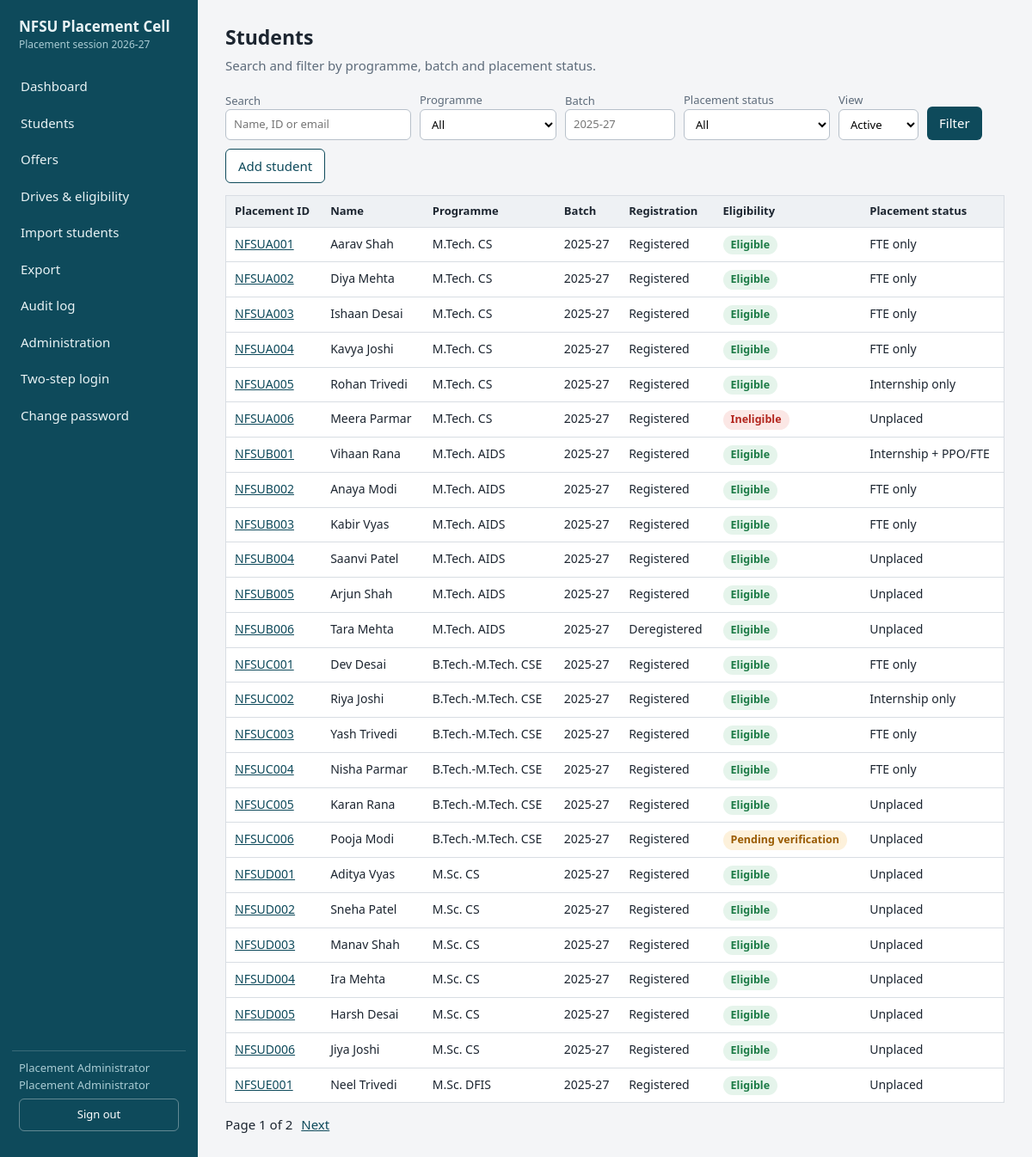
The app's page /students/ (signed in) with its own data.
### core/models.py (models this page shows, shortened)
class User(AbstractUser):
    class Role(models.TextChoices):
        ADMIN = "ADMIN", "Placement Administrator"
        OFFICER = "OFFICER", "Placement Officer"
        COORDINATOR = "COORDINATOR", "Course Coordinator"
        RECRUITER = "RECRUITER", "Company / Recruiter"
        STUDENT = "STUDENT", "Student (read-only)"
    role = models.CharField(max_length=20, choices=Role.choices, default=Role.STUDENT)
    course = models.CharField(max_length=20, choices=COURSES, blank=True,
                              help_text="Coordinators: the one course they may see.")
    company = models.ForeignKey(Company, null=True, blank=True, on_delete=models.SET_NULL,
                                help_text="Recruiters: the one company they may see.")
    student = models.OneToOneField(Student, null=True, blank=True, on_delete=models.SET_NULL,
                                   related_name="login", help_text="Students: their own record.")
    totp_secret = models.CharField(max_length=64, blank=True)
    mfa_enabled = models.BooleanField(default=False)

class Student(models.Model):
    class Registration(models.TextChoices):
        REGISTERED = "REGISTERED", "Registered"
        DEREGISTERED = "DEREGISTERED", "Deregistered"
        NOT_REGISTERED = "NOT_REGISTERED", "Not registered"
    class Eligibility(models.TextChoices):
        ELIGIBLE = "ELIGIBLE", "Eligible"
        INELIGIBLE = "INELIGIBLE", "Ineligible"
        PENDING = "PENDING", "Pending verification"
    placement_id = models.CharField(
        max_length=20, unique=True,
        validators=[RegexValidator(r"^[A-Z0-9\-]{4,20}$", "4-20 chars: capital letters, digits, hyphen.")])
    name = models.CharField(
        max_length=100,
        validators=[RegexValidator(r"^[A-Za-z][A-Za-z .'\-]{1,99}$", "Letters, spaces, . ' - only.")])
    mobile = EncryptedTextField(
        validators=[RegexValidator(r"^[6-9]\d{9}$", "Enter a valid 10-digit Indian mobile number.")])
    email = models.EmailField()
    course = models.CharField(max_length=20, choices=COURSES)
    batch = models.CharField(max_length=9, validators=[RegexValidator(r"^\d{4}-\d{2}$", "Format: 2025-27")])
    registration_status = models.CharField(max_length=20, choices=Registration.choices,
                                           default=Registration.NOT_REGISTERED)
    eligibility_status = models.CharField(max_length=20, choices=Eligibility.choices,
                                          default=Eligibility.PENDING)
    remarks = models.CharField(max_length=500, blank=True)
    is_archived = models.BooleanField(default=False)
    created_at = models.DateTimeField(auto_now_add=True)
    updated_at = models.DateTimeField(auto_now=True)
    AUDIT_FIELDS = ["placement_id", "name", "mobile", "email", "course", "batch",
                    "registration_status", "eligibility_status", "remarks", "is_archived"]
    class Meta:
        ordering = ["placement_id"]
    def active_offers(self):
        return [o for o in self.offers.all() if o.is_active]
    @property
    def placement_status(self):
        types = {o.offer_type for o in self.active_offers()}
        if not types:
            return "Unplaced"
        if "IF" in types or {"I", "F"} <= types:
            return "Internship + PPO/FTE"
        return "Internship only" if types == {"I"} else "FTE only"
    @property
    def course_label(self):
        return COURSE_LABEL.get(self.course, self.course)

class Offer(models.Model):
    class Type(models.TextChoices):
        I = "I", "Internship only (I)"
        F = "F", "FTE only (F)"
        IF = "IF", "Internship + PPO/FTE (I+F)"
    class Acceptance(models.TextChoices):
        PENDING = "PENDING", "Pending"
        ACCEPTED = "ACCEPTED", "Accepted"
        DECLINED = "DECLINED", "Declined"
        EXPIRED = "EXPIRED", "Expired"
    class Joining(models.TextChoices):
        PENDING = "PENDING", "Pending"
        JOINED = "JOINED", "Joined"
        NOT_JOINED = "NOT_JOINED", "Not joined"
    class PPO(models.TextChoices):
        NA = "NA", "Not applicable"
        PENDING = "PENDING", "Pending"
        OFFERED = "OFFERED", "Offered"
        ACCEPTED = "ACCEPTED", "Accepted"
        DECLINED = "DECLINED", "Declined"
    class NOC(models.TextChoices):
        NA = "NA", "Not applicable"
        PENDING = "PENDING", "Pending"
        ISSUED = "ISSUED", "Issued"
        DENIED = "DENIED", "Denied"
    student = models.ForeignKey(Student, on_delete=models.PROTECT, related_name="offers")
    company = models.ForeignKey(Company, on_delete=models.PROTECT, related_name="offers")
    drive = models.ForeignKey(Drive, null=True, blank=True, on_delete=models.SET_NULL, related_name="offers")
    offer_type = models.CharField(max_length=2, choices=Type.choices)
    category = models.CharField(max_length=2, choices=CATEGORIES)
    ctc_lpa = models.DecimalField("FTE CTC (LPA)", max_digits=6, decimal_places=2, null=True, blank=True,
                                  validators=[MinValueValidator(Decimal("0.1")), MaxValueValidator(Decimal("500"))])
    stipend_amount = models.DecimalField("Internship stipend (INR)", max_digits=9, decimal_places=2,
                                         null=True, blank=True, validators=[MinValueValidator(Decimal("0"))])
    stipend_period = models.CharField(max_length=10, blank=True,
                                      choices=[("MONTHLY", "Per month"), ("TOTAL", "Total / one-time")])
    offered_at = models.DateTimeField(default=timezone.now)
    acceptance_deadline = models.DateTimeField(null=True, blank=True)
    acceptance_status = models.CharField(max_length=10, choices=Acceptance.choices, default=Acceptance.PENDING)
    joining_status = models.CharField(max_length=12, choices=Joining.choices, default=Joining.PENDING)
    ppo_status = models.CharField(max_length=10, choices=PPO.choices, default=PPO.NA)
    off_campus = models.BooleanField(default=False)
    noc_status = models.CharField(max_length=10, choices=NOC.choices, default=NOC.NA)
    needs_review = models.BooleanField(default=False)
    policy_outcome = models.CharField(max_length=10, blank=True)
    policy_reasons = models.TextField(blank=True)
    override_reason = models.CharField(max_length=300, blank=True)
    remarks = models.CharField(max_length=500, blank=True)
    created_by = models.ForeignKey(User, null=True, on_delete=models.SET_NULL, related_name="+")
    created_at = models.DateTimeField(auto_now_add=True)
    updated_at = models.DateTimeField(auto_now=True)
    AUDIT_FIELDS = ["student", "company", "offer_type", "category", "ctc_lpa", "stipend_amount",
                    "stipend_period", "acceptance_status", "joining_status", "ppo_status", "off_campus",
                    "noc_status", "needs_review", "policy_outcome", "override_reason", "remarks"]
    class Meta:
        ordering = ["-offered_at", "-id"]
    @property
    def is_active(self):
        return self.acceptance_status in (self.Acceptance.PENDING, self.Acceptance.ACCEPTED)

### core/views.py (the view)
# urls.py: path("students/", views.student_list, name="student_list"),
@role_required(R.ADMIN, R.OFFICER, R.COORDINATOR)
def student_list(request):
    qs = students_for(request.user).prefetch_related(
        Prefetch("offers", queryset=Offer.objects.select_related("company")))
    q = request.GET.get("q", "").strip()[:80]
    course = request.GET.get("course", "")
    batch = request.GET.get("batch", "").strip()[:9]
    status = request.GET.get("status", "")
    archived = request.GET.get("archived") == "1"
    if q:
        qs = qs.filter(Q(name__icontains=q) | Q(placement_id__icontains=q) | Q(email__icontains=q))
    if course in COURSE_LABEL:
        qs = qs.filter(course=course)
    if batch:
        qs = qs.filter(batch=batch)
    qs = qs.filter(is_archived=archived)
    rows = list(qs)
    if status in ("Unplaced", "Internship only", "FTE only", "Internship + PPO/FTE"):
        rows = [s for s in rows if s.placement_status == status]
    page = Paginator(rows, 25).get_page(request.GET.get("page"))
    return render(request, "student_list.html", {
        "page": page, "qs": _qs(request), "q": q, "course": course, "batch": batch, "status": status, "archived": archived,
        "courses": COURSES, "show_contact": can_see_contact(request.user),
        "statuses": ["Unplaced", "Internship only", "FTE only", "Internship + PPO/FTE"]})

### core/permissions.py (called while the page is built, shortened)
def role_required(*roles):
    def deco(view):
        @wraps(view)
        @login_required
        def wrapper(request, *args, **kwargs):
            if request.user.role not in roles:
                audit.log(request.user, "ACCESS_DENIED", request=request,
                          note="%s %s" % (request.method, request.path))
                return render(request, "403.html", status=403)
            return view(request, *args, **kwargs)
        return wrapper
    return deco

def students_for(user):
    qs = Student.objects.all()
    if user.role in (R.ADMIN, R.OFFICER):
        return qs

def can_see_contact(user):
    return user.role in (R.ADMIN, R.OFFICER, R.STUDENT)  # students: their own (scoped) record only

### core/security.py (called while the page is built)
def _fernet():
    raw = settings.FIELD_ENCRYPTION_KEY or settings.SECRET_KEY
    key = base64.urlsafe_b64encode(hashlib.sha256(raw.encode()).digest())
    return Fernet(key)

    def from_db_value(self, value, expression, connection):
        if not value:
            return value
        try:
            return _fernet().decrypt(value.encode()).decode()
        except InvalidToken:
            return "[decryption-error]"

    def __call__(self, request):
        response = self.get_response(request)
        if not request.path.startswith("/admin-console/"):
            response.setdefault("Content-Security-Policy", self.CSP)
        response.setdefault("Permissions-Policy", "camera=(), microphone=(), geolocation=()")
        response.setdefault("Cross-Origin-Opener-Policy", "same-origin")
        if request.user.is_authenticated:
            response["Cache-Control"] = "no-store"  # never cache personal data
        return response

### core/views.py (called while the page is built)
def _qs(request):
    q = request.GET.copy()
    q.pop("page", None)
    return q.urlencode()

### templates/student_list.html
{% extends "base.html" %}{% block title %}Students{% endblock %}
{% block content %}
<h1>Students{% if archived %} (archived){% endif %}</h1><p class="sub">Search and filter by programme, batch and placement status.</p>
<form method="get" class="filters">
<label>Search<input name="q" value="{{ q }}" maxlength="80" placeholder="Name, ID or email"></label>
<label>Programme<select name="course"><option value="">All</option>{% for c, l in courses %}<option value="{{ c }}" {% if c == course %}selected{% endif %}>{{ l }}</option>{% endfor %}</select></label>
<label>Batch<input name="batch" value="{{ batch }}" maxlength="9" placeholder="2025-27" size="9"></label>
<label>Placement status<select name="status"><option value="">All</option>{% for s in statuses %}<option {% if s == status %}selected{% endif %}>{{ s }}</option>{% endfor %}</select></label>
<label>View<select name="archived"><option value="0">Active</option><option value="1" {% if archived %}selected{% endif %}>Archived</option></select></label>
<button type="submit">Filter</button>
{% if user.role == "ADMIN" or user.role == "OFFICER" %}<a class="btn alt" href="{% url 'student_create' %}">Add student</a>{% endif %}
</form>
<div class="wrap"><table><thead><tr><th>Placement ID</th><th>Name</th><th>Programme</th><th>Batch</th><th>Registration</th><th>Eligibility</th><th>Placement status</th></tr></thead><tbody>
{% for s in page %}<tr><td><a href="{% url 'student_detail' s.pk %}">{{ s.placement_id }}</a></td><td>{{ s.name }}</td><td>{{ s.course_label }}</td><td>{{ s.batch }}</td><td>{{ s.get_registration_status_display }}</td>
<td><span class="chip {% if s.eligibility_status == 'ELIGIBLE' %}ok{% elif s.eligibility_status == 'INELIGIBLE' %}bad{% else %}warn{% endif %}">{{ s.get_eligibility_status_display }}</span></td><td>{{ s.placement_status }}</td></tr>
{% empty %}<tr><td colspan="7">No students match.</td></tr>{% endfor %}</tbody></table></div>
{% include "_pager.html" %}{% endblock %}

### templates/base.html (shortened to what this page needs)
{% load static %}<!doctype html>
<html lang="en"><head><meta charset="utf-8"><meta name="viewport" content="width=device-width,initial-scale=1">
<link rel="stylesheet" href="{% static 'style.css' %}"></head>
<body>
{% if user.is_authenticated %}
<div class="shell">
<nav class="side" aria-label="Main">
  <div class="brand">NFSU Placement Cell<small>Placement session 2026-27</small></div>
  {% if user.role == "ADMIN" or user.role == "OFFICER" or user.role == "COORDINATOR" %}
    <a href="{% url 'dashboard' %}">Dashboard</a>
    <a href="{% url 'student_list' %}">Students</a>
    <a href="{% url 'offer_list' %}">Offers</a>
    <a href="{% url 'drive_list' %}">Drives &amp; eligibility</a>
  {% endif %}
  {% if user.role == "ADMIN" or user.role == "OFFICER" %}
    <a href="{% url 'student_import' %}">Import students</a>
    <a href="{% url 'export' %}">Export</a>
  {% endif %}
  {% if user.role == "ADMIN" %}
    <a href="{% url 'audit_list' %}">Audit log</a>
    <a href="/admin-console/">Administration</a>
  {% endif %}
  <a href="{% url 'security_settings' %}">Two-step login</a>
  <a href="{% url 'password_change' %}">Change password</a>
  <div class="who">{{ user.get_full_name|default:user.username }}<br>{{ user.get_role_display }}
    <form method="post" action="{% url 'logout' %}">{% csrf_token %}<button type="submit">Sign out</button></form></div>
</nav>
<main class="main">
{% else %}<main class="login">{% endif %}
{% block content %}{% endblock %}
</main>
{% if user.is_authenticated %}</div>{% endif %}
</body></html>

### static/style.css (style rules this page uses)
:root { --bg:#f4f5f7;--surface:#fff;--ink:#1c2530;--muted:#5d6b7a;--line:#d8dde3;--brand:#0e4a5b;--brand-2:#e8f1f3; --ok:#1b7a45;--ok-bg:#e5f4eb;--warn:#9a5b00;--warn-bg:#fdf1db;--bad:#b3261e;--bad-bg:#fbe7e5;--r:6px }
* { box-sizing:border-box }
body { margin:0;font:15px/1.5 "Segoe UI",system-ui,-apple-system,Roboto,Arial,sans-serif;color:var(--ink);background:var(--bg) }
a { color:var(--brand) }
.shell { display:grid;grid-template-columns:230px 1fr;min-height:100vh }
.side { background:var(--brand);color:#e9f3f5;padding:20px 14px;display:flex;flex-direction:column;gap:4px }
.brand { font-weight:700;font-size:17px;line-height:1.25;margin-bottom:18px;padding:0 8px }
.brand small { display:block;font-weight:400;font-size:12px;color:#a9cbd3;margin-top:3px }
.side a { color:#e9f3f5;text-decoration:none;padding:8px 10px;border-radius:var(--r) }
.side .who { margin-top:auto;font-size:13px;color:#a9cbd3;padding:10px 8px;border-top:1px solid rgba(255,255,255,.18) }
.side form { margin:6px 0 0 }
.main { padding:26px 32px;max-width:1280px;width:100% }
h1 { font-size:23px;margin:0 0 4px }
.sub { color:var(--muted);margin:0 0 20px }
table { width:100%;border-collapse:collapse;background:var(--surface);border:1px solid var(--line);border-radius:var(--r);font-size:14px }
th,td { padding:8px 10px;border-bottom:1px solid var(--line);text-align:left;vertical-align:top }
th { background:#eef1f4;font-weight:600;font-size:13px }
.wrap { overflow-x:auto;margin-bottom:14px }
.btn,button { font:inherit;background:var(--brand);color:#fff;border:0;border-radius:var(--r);padding:8px 14px;cursor:pointer;text-decoration:none;display:inline-block }
.btn.alt,button.alt { background:#fff;color:var(--brand);border:1px solid var(--brand) }
.side button { background:transparent;border:1px solid rgba(255,255,255,.35);width:100% }
input,select,textarea { font:inherit;padding:7px 9px;border:1px solid #b7c0ca;border-radius:var(--r);background:#fff;max-width:100% }
.filters { display:flex;gap:10px;flex-wrap:wrap;align-items:end;margin-bottom:14px }
.filters label { display:flex;flex-direction:column;font-size:13px;color:var(--muted) }
.chip { display:inline-block;padding:2px 9px;border-radius:99px;font-size:12.5px;font-weight:600 }
.chip.ALLOW,.chip.ok { background:var(--ok-bg);color:var(--ok) }
.chip.REVIEW,.chip.warn { background:var(--warn-bg);color:var(--warn) }
.chip.BLOCK,.chip.bad { background:var(--bad-bg);color:var(--bad) }

### records on screen
User: get_full_name "Placement Administrator", role "Placement Administrator"
Student: placement_id "NFSUA001", name "Aarav Shah", course_label "M.Tech. CS", batch "2025-27", registration_status "Registered", eligibility_status "Eligible", placement_status "FTE only"
Student: placement_id "NFSUA002", name "Diya Mehta", course_label "M.Tech. CS", batch "2025-27", registration_status "Registered", eligibility_status "Eligible", placement_status "FTE only"
Student: placement_id "NFSUA003", name "Ishaan Desai", course_label "M.Tech. CS", batch "2025-27", registration_status "Registered", eligibility_status "Eligible", placement_status "FTE only"
Student: placement_id "NFSUA004", name "Kavya Joshi", course_label "M.Tech. CS", batch "2025-27", registration_status "Registered", eligibility_status "Eligible", placement_status "FTE only"
Student: placement_id "NFSUA005", name "Rohan Trivedi", course_label "M.Tech. CS", batch "2025-27", registration_status "Registered", eligibility_status "Eligible", placement_status "Internship only"
Student: placement_id "NFSUA006", name "Meera Parmar", course_label "M.Tech. CS", batch "2025-27", registration_status "Registered", eligibility_status "Ineligible", placement_status "Unplaced"
Student: placement_id "NFSUB001", name "Vihaan Rana", course_label "M.Tech. AIDS", batch "2025-27", registration_status "Registered", eligibility_status "Eligible", placement_status "Internship + PPO/FTE"
Student: placement_id "NFSUB002", name "Anaya Modi", course_label "M.Tech. AIDS", batch "2025-27", registration_status "Registered", eligibility_status "Eligible", placement_status "FTE only"
Student: placement_id "NFSUB003", name "Kabir Vyas", course_label "M.Tech. AIDS", batch "2025-27", registration_status "Registered", eligibility_status "Eligible", placement_status "FTE only"
Student: placement_id "NFSUB004", name "Saanvi Patel", course_label "M.Tech. AIDS", batch "2025-27", registration_status "Registered", eligibility_status "Eligible", placement_status "Unplaced"
Student: placement_id "NFSUB005", name "Arjun Shah", course_label "M.Tech. AIDS", batch "2025-27", registration_status "Registered", eligibility_status "Eligible", placement_status "Unplaced"
Student: placement_id "NFSUB006", name "Tara Mehta", course_label "M.Tech. AIDS", batch "2025-27", registration_status "Deregistered", eligibility_status "Eligible", placement_status "Unplaced"
Student: placement_id "NFSUC001", name "Dev Desai", course_label "B.Tech.-M.Tech. CSE", batch "2025-27", registration_status "Registered", eligibility_status "Eligible", placement_status "FTE only"
Student: placement_id "NFSUC002", name "Riya Joshi", course_label "B.Tech.-M.Tech. CSE", batch "2025-27", registration_status "Registered", eligibility_status "Eligible", placement_status "Internship only"
Student: placement_id "NFSUC003", name "Yash Trivedi", course_label "B.Tech.-M.Tech. CSE", batch "2025-27", registration_status "Registered", eligibility_status "Eligible", placement_status "FTE only"
Student: placement_id "NFSUC004", name "Nisha Parmar", course_label "B.Tech.-M.Tech. CSE", batch "2025-27", registration_status "Registered", eligibility_status "Eligible", placement_status "FTE only"
Student: placement_id "NFSUC005", name "Karan Rana", course_label "B.Tech.-M.Tech. CSE", batch "2025-27", registration_status "Registered", eligibility_status "Eligible", placement_status "Unplaced"
Student: placement_id "NFSUC006", name "Pooja Modi", course_label "B.Tech.-M.Tech. CSE", batch "2025-27", registration_status "Registered", eligibility_status "Pending verification", placement_status "Unplaced"
Student: placement_id "NFSUD001", name "Aditya Vyas", course_label "M.Sc. CS", batch "2025-27", registration_status "Registered", eligibility_status "Eligible", placement_status "Unplaced"
Student: placement_id "NFSUD002", name "Sneha Patel", course_label "M.Sc. CS", batch "2025-27", registration_status "Registered", eligibility_status "Eligible", placement_status "Unplaced"
Student: placement_id "NFSUD003", name "Manav Shah", course_label "M.Sc. CS", batch "2025-27", registration_status "Registered", eligibility_status "Eligible", placement_status "Unplaced"
Student: placement_id "NFSUD004", name "Ira Mehta", course_label "M.Sc. CS", batch "2025-27", registration_status "Registered", eligibility_status "Eligible", placement_status "Unplaced"
Student: placement_id "NFSUD005", name "Harsh Desai", course_label "M.Sc. CS", batch "2025-27", registration_status "Registered", eligibility_status "Eligible", placement_status "Unplaced"
Student: placement_id "NFSUD006", name "Jiya Joshi", course_label "M.Sc. CS", batch "2025-27", registration_status "Registered", eligibility_status "Eligible", placement_status "Unplaced"
Student: placement_id "NFSUE001", name "Neel Trivedi", course_label "M.Sc. DFIS", batch "2025-27", registration_status "Registered", eligibility_status "Eligible", placement_status "Unplaced"

### other values on screen
{{ page.number }} "1"
{{ page.paginator.num_pages }} "2"
